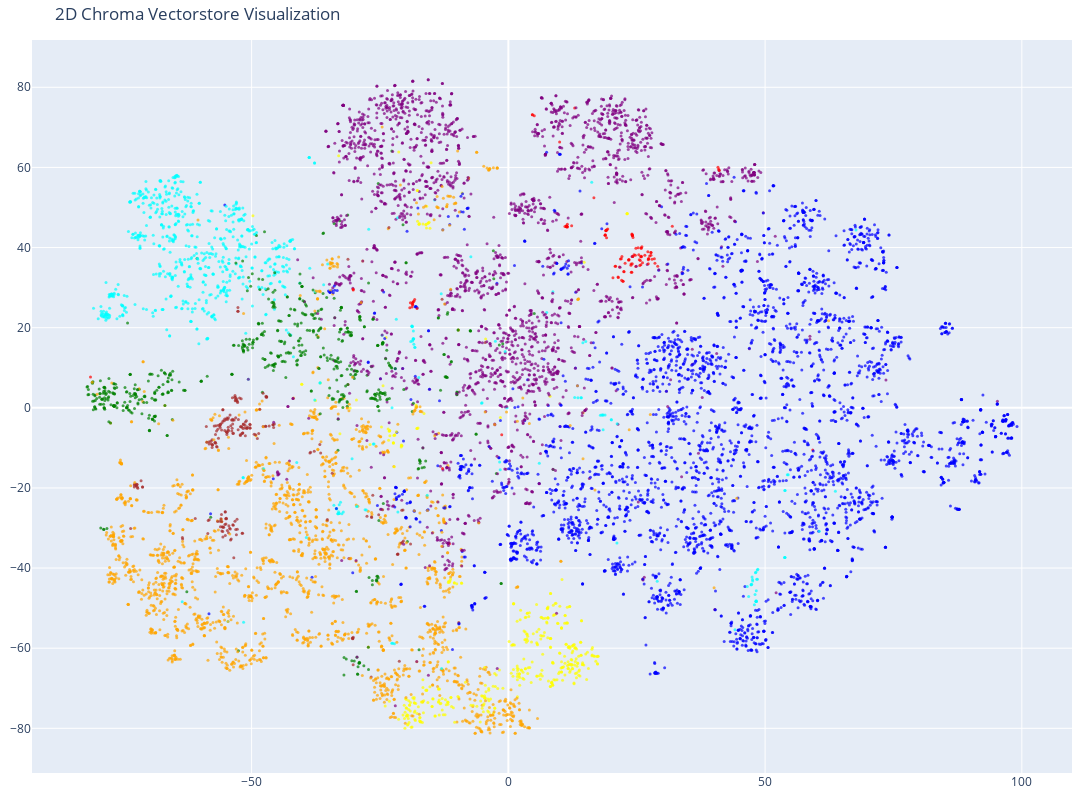

Notebook source saved alongside this figure:
### Code cell
# Create the 2D scatter plot
fig = go.Figure(data=[go.Scatter(
    x=reduced_vectors[:, 0],
    y=reduced_vectors[:, 1],
    mode='markers',
    marker=dict(size=3, color=colors, opacity=0.7),
)])

fig.update_layout(
    title='2D Chroma Vectorstore Visualization',
    scene=dict(xaxis_title='x', yaxis_title='y'),
    width=1200,
    height=800,
    margin=dict(r=20, b=10, l=10, t=40)
)

fig.show()

### Figure 1 — Plotly figure (JSON) as saved in the notebook; plotly's stock layout.template omitted (floating-point values rounded to 4 significant figures; data arrays with more than 128 entries replaced by an {"elided": "..."} marker saying what was removed)
{"data": [{"marker": {"color": {"elided": "10000 str values"}, "opacity": 0.7, "size": 3}, "mode": "markers", "type": "scatter", "x": {"elided": "10000 float values"}, "y": {"elided": "10000 float values"}}], "layout": {"height": 800, "margin": {"b": 10, "l": 10, "r": 20, "t": 40}, "scene": {"xaxis": {"title": {"text": "x"}}, "yaxis": {"title": {"text": "y"}}}, "title": {"text": "2D Chroma Vectorstore Visualization"}, "width": 1200}}
